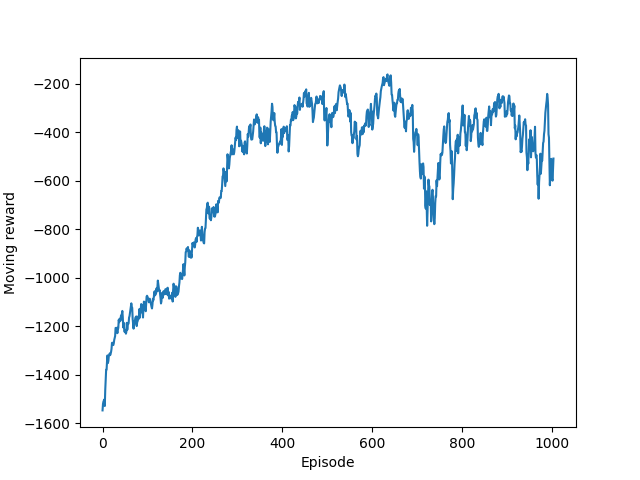

This figure's Python source:
import tensorflow.compat.v1 as tf
tf.disable_v2_behavior()
import numpy as np
import matplotlib.pyplot as plt
import gym, threading, queue

EP_MAX = 1000
EP_LEN = 200
N_WORKER = 4
GAMMA = 0.9
A_LR = 0.0001
C_LR = 0.0002
MIN_BATCH_SIZE = 64
UPDATE_STEP = 10
EPSILON = 0.2
GAME = 'Pendulum-v0'
S_DIM, A_DIM = 3, 1 # state dimension action dimension

class PPO(object):
    def __init__(self):
        self.sess = tf.Session() # 放在这里面？
        self.tfs = tf.placeholder(tf.float32, [None, S_DIM], 'state')

        # critic
        l1 = tf.layers.dense(self.tfs, 100, tf.nn.relu)
        self.v = tf.layers.dense(l1, 1) 
        self.tfdc_r = tf.placeholder(tf.float32, [None, 1], 'discounted_r')
        self.advantage = self.tfdc_r - self.v
        self.closs = tf.reduce_mean(tf.square(self.advantage)) # 计算差的平方均值
        self.ctrain_op = tf.train.AdamOptimizer(C_LR).minimize(self.closs) # 最小化损失

        # actor
        pi, pi_params = self._build_anet('pi', trainable=True)
        oldpi, oldpi_params = self._build_anet('oldpi', trainable=False)
        self.sample_op = tf.squeeze(pi.sample(1), axis=0)
        self.update_oldpi_op = [oldp.assign(p) for p, oldp in zip(pi_params, oldpi_params)]

        self.tfa = tf.placeholder(tf.float32, [None, A_DIM], 'action')
        self.tfadv = tf.placeholder(tf.float32, [None, 1], 'advantage')
        # ratio = 
        ratio = pi.prob(self.tfa)/(oldpi.prob(self.tfa)+1e-5)
        surr = ratio * self.tfadv # 公式 surrogate loss

        self.aloss = -tf.reduce_mean(tf.minimum(
            surr,
            tf.clip_by_value(ratio, 1. - EPSILON, 1.+EPSILON) * self.tfadv))
        
        self.atrain_op = tf.train.AdamOptimizer(A_LR).minimize(self.aloss)
        self.sess.run(tf.global_variables_initializer())

    def update(self):
        global GLOBAL_UPDATE_COUNTER
        while not COORD.should_stop():
            if GLOBAL_EP < EP_MAX:
                UPDATE_EVENT.wait()                     # wait until get batch of data
                self.sess.run(self.update_oldpi_op)     # copy pi -> old pi
                data = [QUEUE.get() for _ in range(QUEUE.qsize())] # 循环内不用变量，直接一个下划线就可以
                data = np.vstack(data) # 一个data列表包含多个数组，按列合到一起
                s, a, r = data[:, :S_DIM], data[:, S_DIM: S_DIM + A_DIM], data[:, -1:]
                adv = self.sess.run(self.advantage, {self.tfs: s, self.tfdc_r: r})
                # update actor and critic in a update loop
                [self.sess.run(self.atrain_op, {self.tfs: s, self.tfa: a, self.tfadv: adv}) for _ in range(UPDATE_STEP)]
                [self.sess.run(self.ctrain_op, {self.tfs: s, self.tfdc_r: r}) for _ in range(UPDATE_STEP)]
                UPDATE_EVENT.clear()        # updating finished
                GLOBAL_UPDATE_COUNTER = 0   # reset counter
                ROLLING_EVENT.set()         # set roll-out available

    def _build_anet(self, name, trainable):
        with tf.variable_scope(name):
            l1 = tf.layers.dense(self.tfs, 200, tf.nn.relu, trainable=trainable)
            mu = 2*tf.layers.dense(l1, A_DIM, tf.nn.tanh, trainable=trainable)
            sigma = tf.layers.dense(l1, A_DIM, tf.nn.softplus, trainable=trainable)
            norm_dist = tf.distributions.Normal(loc=mu, scale=sigma)
        params = tf.get_collection(tf.GraphKeys.GLOBAL_VARIABLES, scope=name)
        return norm_dist, params
    
    def choose_action(self, s):
        s = s[np.newaxis, :]
        a = self.sess.run(self.sample_op, {self.tfs: s})[0]
        return np.clip(a, -2, 2) # action->[-2,2]
    
    def get_v(self, s):
        if s.ndim < 2: s = s[np.newaxis, :] # s维度小于2，增加一维
        return self.sess.run(self.v, {self.tfs: s})[0, 0]

class Worker(object):
    def __init__(self, wid):
        self.wid = wid
        self.env = gym.make(GAME).unwrapped
        self.ppo = GLOBAL_PPO

    def work(self):
        global GLOBAL_EP, GLOBAL_RUNNING_R, GLOBAL_UPDATE_COUNTER
        while not COORD.should_stop():
            s = self.env.reset()
            ep_r = 0
            buffer_s, buffer_a, buffer_r = [], [], []
            for t in range(EP_LEN):
                if not ROLLING_EVENT.is_set():                  # while global PPO is updating
                    ROLLING_EVENT.wait()                        # wait until PPO is updated
                    buffer_s, buffer_a, buffer_r = [], [], []   # clear history buffer, use new policy to collect data
                a = self.ppo.choose_action(s)
                s_, r, done, _ = self.env.step(a)
                buffer_s.append(s)
                buffer_a.append(a)
                buffer_r.append((r + 8) / 8)                    # normalize reward, find to be useful
                s = s_
                ep_r += r

                GLOBAL_UPDATE_COUNTER += 1                      # count to minimum batch size, no need to wait other workers
                if t == EP_LEN - 1 or GLOBAL_UPDATE_COUNTER >= MIN_BATCH_SIZE:
                    v_s_ = self.ppo.get_v(s_)
                    discounted_r = []                           # compute discounted reward
                    for r in buffer_r[::-1]:
                        v_s_ = r + GAMMA * v_s_
                        discounted_r.append(v_s_)
                    discounted_r.reverse()

                    bs, ba, br = np.vstack(buffer_s), np.vstack(buffer_a), np.array(discounted_r)[:, np.newaxis]
                    buffer_s, buffer_a, buffer_r = [], [], []
                    QUEUE.put(np.hstack((bs, ba, br)))          # put data in the queue
                    if GLOBAL_UPDATE_COUNTER >= MIN_BATCH_SIZE:
                        ROLLING_EVENT.clear()       # stop collecting data
                        UPDATE_EVENT.set()          # globalPPO update

                    if GLOBAL_EP >= EP_MAX:         # stop training
                        COORD.request_stop()
                        break

            # record reward changes, plot later记录每个episode的reward
            if len(GLOBAL_RUNNING_R) == 0: GLOBAL_RUNNING_R.append(ep_r)
            else: GLOBAL_RUNNING_R.append(GLOBAL_RUNNING_R[-1]*0.9+ep_r*0.1)
            GLOBAL_EP += 1
            print('{0:.1f}%'.format(GLOBAL_EP/EP_MAX*100), '|W%i' % self.wid,  '|Ep_r: %.2f' % ep_r,)


if __name__ == '__main__':
    GLOBAL_PPO = PPO()
    UPDATE_EVENT, ROLLING_EVENT = threading.Event(), threading.Event()
    UPDATE_EVENT.clear() # not update now
    ROLLING_EVENT.set() # start to roll out
    workers = [Worker(wid=i) for i in range(N_WORKER)]

    GLOBAL_UPDATE_COUNTER, GLOBAL_EP = 0, 0
    GLOBAL_RUNNING_R = []
    COORD = tf.train.Coordinator()
    QUEUE = queue.Queue()  # workers put data in this queue
    threads = []
    for worker in workers:
        t = threading.Thread(target=worker.work, args=())
        t.start()
        threads.append(t)
    # add a PPO updating thread
    threads.append(threading.Thread(target=GLOBAL_PPO.update,))
    threads[-1].start()
    COORD.join(threads)

    # plot reward change and test
    plt.plot(np.arange(len(GLOBAL_RUNNING_R)), GLOBAL_RUNNING_R)
    plt.xlabel('Episode')
    plt.ylabel('Moving reward')
    # plt.ion()
    plt.show()
    # env = gym.make('Pendulum-v0')
    # while True:
    #     s = env.reset()
    #     for t in range(300):
    #         env.render()
    #         s = env.step(GLOBAL_PPO.choose_action(s))[0]
